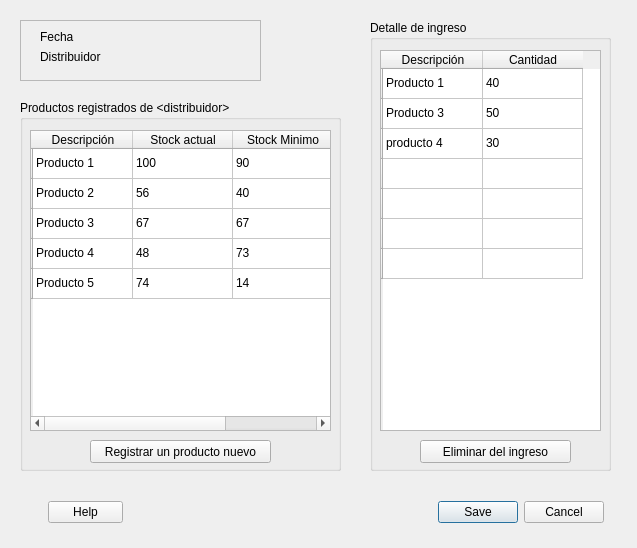
<?xml version="1.0" encoding="UTF-8"?>
<ui version="4.0">
 <class>ventanaNuevoIngreso</class>
 <widget class="QWidget" name="ventanaNuevoIngreso">
  <property name="geometry">
   <rect>
    <x>0</x>
    <y>0</y>
    <width>637</width>
    <height>548</height>
   </rect>
  </property>
  <property name="windowTitle">
   <string>Nuevo Ingreso</string>
  </property>
  <widget class="QWidget" name="layoutWidget">
   <property name="geometry">
    <rect>
     <x>23</x>
     <y>500</y>
     <width>591</width>
     <height>35</height>
    </rect>
   </property>
   <layout class="QHBoxLayout" name="horizontalLayout" stretch="0,0,0,0">
    <property name="leftMargin">
     <number>25</number>
    </property>
    <property name="topMargin">
     <number>0</number>
    </property>
    <property name="rightMargin">
     <number>10</number>
    </property>
    <property name="bottomMargin">
     <number>10</number>
    </property>
    <item>
     <widget class="QDialogButtonBox" name="buttonBox">
      <property name="maximumSize">
       <size>
        <width>75</width>
        <height>24</height>
       </size>
      </property>
      <property name="standardButtons">
       <set>QDialogButtonBox::Help</set>
      </property>
     </widget>
    </item>
    <item>
     <spacer name="horizontalSpacer_3">
      <property name="orientation">
       <enum>Qt::Horizontal</enum>
      </property>
      <property name="sizeHint" stdset="0">
       <size>
        <width>40</width>
        <height>20</height>
       </size>
      </property>
     </spacer>
    </item>
    <item>
     <spacer name="horizontalSpacer">
      <property name="orientation">
       <enum>Qt::Horizontal</enum>
      </property>
      <property name="sizeHint" stdset="0">
       <size>
        <width>40</width>
        <height>20</height>
       </size>
      </property>
     </spacer>
    </item>
    <item>
     <widget class="QDialogButtonBox" name="AcceptCancel">
      <property name="standardButtons">
       <set>QDialogButtonBox::Cancel|QDialogButtonBox::Save</set>
      </property>
     </widget>
    </item>
   </layout>
  </widget>
  <widget class="QGroupBox" name="groupBoxProductos">
   <property name="geometry">
    <rect>
     <x>20</x>
     <y>100</y>
     <width>321</width>
     <height>371</height>
    </rect>
   </property>
   <property name="title">
    <string>Productos registrados de &lt;distribuidor&gt;</string>
   </property>
   <widget class="QTableWidget" name="tablaProdDisponibles">
    <property name="geometry">
     <rect>
      <x>10</x>
      <y>30</y>
      <width>301</width>
      <height>301</height>
     </rect>
    </property>
    <row>
     <property name="text">
      <string/>
     </property>
    </row>
    <row>
     <property name="text">
      <string/>
     </property>
    </row>
    <row>
     <property name="text">
      <string/>
     </property>
    </row>
    <row>
     <property name="text">
      <string/>
     </property>
    </row>
    <row>
     <property name="text">
      <string/>
     </property>
    </row>
    <column>
     <property name="text">
      <string>Descripción</string>
     </property>
    </column>
    <column>
     <property name="text">
      <string>Stock actual</string>
     </property>
    </column>
    <column>
     <property name="text">
      <string>Stock Minimo</string>
     </property>
    </column>
    <item row="0" column="0">
     <property name="text">
      <string>Producto 1</string>
     </property>
    </item>
    <item row="0" column="1">
     <property name="text">
      <string>100</string>
     </property>
    </item>
    <item row="0" column="2">
     <property name="text">
      <string>90</string>
     </property>
    </item>
    <item row="1" column="0">
     <property name="text">
      <string>Producto 2</string>
     </property>
    </item>
    <item row="1" column="1">
     <property name="text">
      <string>56</string>
     </property>
    </item>
    <item row="1" column="2">
     <property name="text">
      <string>40</string>
     </property>
    </item>
    <item row="2" column="0">
     <property name="text">
      <string>Producto 3</string>
     </property>
    </item>
    <item row="2" column="1">
     <property name="text">
      <string>67</string>
     </property>
    </item>
    <item row="2" column="2">
     <property name="text">
      <string>67</string>
     </property>
    </item>
    <item row="3" column="0">
     <property name="text">
      <string>Producto 4</string>
     </property>
    </item>
    <item row="3" column="1">
     <property name="text">
      <string>48</string>
     </property>
    </item>
    <item row="3" column="2">
     <property name="text">
      <string>73</string>
     </property>
    </item>
    <item row="4" column="0">
     <property name="text">
      <string>Producto 5 </string>
     </property>
    </item>
    <item row="4" column="1">
     <property name="text">
      <string>74</string>
     </property>
    </item>
    <item row="4" column="2">
     <property name="text">
      <string>14</string>
     </property>
    </item>
   </widget>
   <widget class="QPushButton" name="btnRegistrarProd">
    <property name="geometry">
     <rect>
      <x>70</x>
      <y>340</y>
      <width>181</width>
      <height>23</height>
     </rect>
    </property>
    <property name="text">
     <string>Registrar un producto nuevo</string>
    </property>
   </widget>
  </widget>
  <widget class="QGroupBox" name="groupBoxDetalle">
   <property name="geometry">
    <rect>
     <x>370</x>
     <y>20</y>
     <width>241</width>
     <height>451</height>
    </rect>
   </property>
   <property name="title">
    <string>Detalle de ingreso</string>
   </property>
   <widget class="QTableWidget" name="tablaDetalleIngreso">
    <property name="geometry">
     <rect>
      <x>10</x>
      <y>30</y>
      <width>221</width>
      <height>381</height>
     </rect>
    </property>
    <row>
     <property name="text">
      <string/>
     </property>
    </row>
    <row>
     <property name="text">
      <string/>
     </property>
    </row>
    <row>
     <property name="text">
      <string/>
     </property>
    </row>
    <row>
     <property name="text">
      <string/>
     </property>
    </row>
    <row>
     <property name="text">
      <string/>
     </property>
    </row>
    <row>
     <property name="text">
      <string/>
     </property>
    </row>
    <row>
     <property name="text">
      <string/>
     </property>
    </row>
    <column>
     <property name="text">
      <string>Descripción</string>
     </property>
    </column>
    <column>
     <property name="text">
      <string>Cantidad</string>
     </property>
    </column>
    <item row="0" column="0">
     <property name="text">
      <string>Producto 1</string>
     </property>
    </item>
    <item row="0" column="1">
     <property name="text">
      <string>40</string>
     </property>
    </item>
    <item row="1" column="0">
     <property name="text">
      <string>Producto 3</string>
     </property>
    </item>
    <item row="1" column="1">
     <property name="text">
      <string>50</string>
     </property>
    </item>
    <item row="2" column="0">
     <property name="text">
      <string>producto 4</string>
     </property>
    </item>
    <item row="2" column="1">
     <property name="text">
      <string>30</string>
     </property>
    </item>
   </widget>
   <widget class="QPushButton" name="btnEliminarProd">
    <property name="geometry">
     <rect>
      <x>50</x>
      <y>420</y>
      <width>151</width>
      <height>23</height>
     </rect>
    </property>
    <property name="text">
     <string>Eliminar del ingreso</string>
    </property>
   </widget>
  </widget>
  <widget class="QFrame" name="frame">
   <property name="geometry">
    <rect>
     <x>20</x>
     <y>20</y>
     <width>241</width>
     <height>61</height>
    </rect>
   </property>
   <property name="frameShape">
    <enum>QFrame::StyledPanel</enum>
   </property>
   <property name="frameShadow">
    <enum>QFrame::Raised</enum>
   </property>
   <widget class="QWidget" name="layoutWidget">
    <property name="geometry">
     <rect>
      <x>0</x>
      <y>10</y>
      <width>241</width>
      <height>53</height>
     </rect>
    </property>
    <layout class="QFormLayout" name="formLayout_2">
     <property name="leftMargin">
      <number>20</number>
     </property>
     <property name="rightMargin">
      <number>15</number>
     </property>
     <item row="0" column="0">
      <widget class="QLabel" name="lblFecha">
       <property name="text">
        <string>&lt;html&gt;&lt;head/&gt;&lt;body&gt;&lt;p&gt;Fecha&lt;/p&gt;&lt;/body&gt;&lt;/html&gt;</string>
       </property>
      </widget>
     </item>
     <item row="1" column="0">
      <widget class="QLabel" name="lblDistr">
       <property name="font">
        <font>
         <pointsize>9</pointsize>
        </font>
       </property>
       <property name="text">
        <string>&lt;html&gt;&lt;head/&gt;&lt;body&gt;&lt;p&gt;Distribuidor&lt;/p&gt;&lt;/body&gt;&lt;/html&gt;</string>
       </property>
      </widget>
     </item>
     <item row="0" column="1">
      <widget class="QLabel" name="lblFechaValor">
       <property name="text">
        <string>&lt;fecha&gt;</string>
       </property>
      </widget>
     </item>
     <item row="1" column="1">
      <widget class="QLabel" name="lblProveedorValor">
       <property name="text">
        <string>&lt;distribuidor&gt;</string>
       </property>
      </widget>
     </item>
    </layout>
   </widget>
  </widget>
 </widget>
 <resources/>
 <connections/>
</ui>
